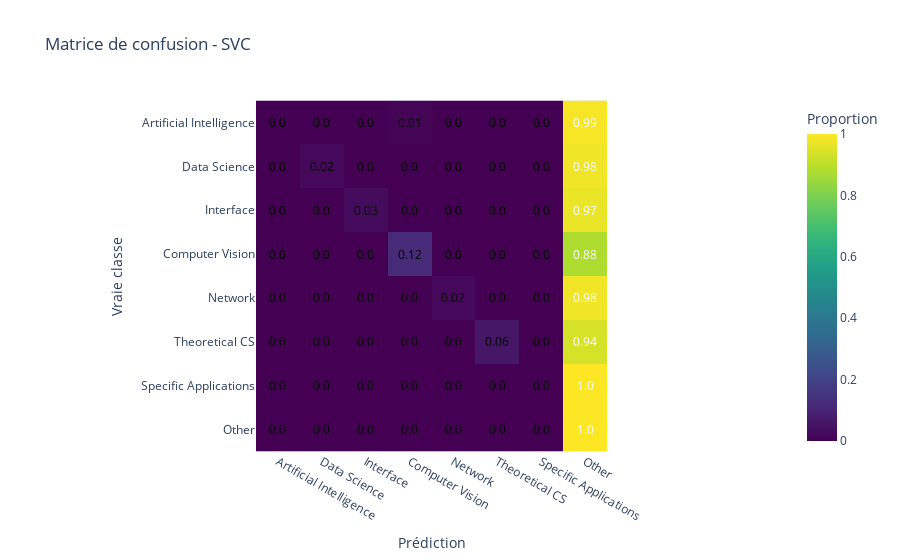

The notebook cell this image was saved under:
### Markdown cell above
## Combinaison des features et classification

### Code cell
# 6. Combinaison des features et classification
classifier = DocumentClassifier(df, text_features, graph_features, 'class')
X_combined = classifier.combine_features(standardize_graph=True)

# Division des données
classifier.split_data(test_size=0.2)

# Entraînement et évaluation de plusieurs modèles
models_config = [
    {'type': 'svm', 'params': {'C': 1.0, 'kernel': 'linear', 'random_state': 42}},
    {'type': 'rf', 'params': {'n_estimators': 100, 'max_depth': 10, 'random_state': 42}},
    {'type': 'lr', 'params': {'C': 1.0, 'max_iter': 1000, 'random_state': 42}}
]

results = classifier.train_and_evaluate_multiple_models(models_config)

# Visualisation de la matrice de confusion pour le meilleur modèle
best_model_full_name = max(results.items(), key=lambda x: x[1]['accuracy'])[0]

# Affichage de la matrice de confusion avec le nom complet du modèle
fig_confusion = classifier.visualize_confusion_matrix(model_type=best_model_full_name)
fig_confusion.show()

# Mapping des noms complets vers les identifiants courts
model_name_mapping = {
    'SVC': 'svm',
    'RandomForestClassifier': 'rf',
    'LogisticRegression': 'lr'
}

# Conversion du nom complet en identifiant court pour l'optimisation des hyperparamètres
best_model_short_name = model_name_mapping.get(best_model_full_name)

# Optimisation des hyperparamètres du meilleur modèle avec l'identifiant court
if best_model_short_name:
    opt_results = classifier.optimize_hyperparameters(model_type=best_model_short_name)
else:
    print(f"Impossible de mapper le modèle {best_model_full_name} à un identifiant court reconnu.")

# Visualisation de l'importance des features (utilisez le nom complet pour accéder aux résultats stockés)
if best_model_short_name in ['rf', 'gb']:
    fig_importance = classifier.visualize_feature_importance(model_type=best_model_short_name)
    fig_importance.show()

### Figure 1 — Plotly figure (JSON) as saved in the notebook; plotly's stock layout.template omitted (floating-point values rounded to 4 significant figures)
{"data": [{"coloraxis": "coloraxis", "hovertemplate": "Prédiction: %{x}<br>Vraie classe: %{y}<br>Proportion: %{z}<extra></extra>", "name": "0", "type": "heatmap", "x": ["Artificial Intelligence", "Data Science", "Interface", "Computer Vision", "Network", "Theoretical CS", "Specific Applications", "Other"], "xaxis": "x", "y": ["Artificial Intelligence", "Data Science", "Interface", "Computer Vision", "Network", "Theoretical CS", "Specific Applications", "Other"], "yaxis": "y", "z": [[0, 0, 0, 0.01, 0, 0, 0, 0.99], [0, 0.02, 0, 0, 0, 0, 0, 0.98], [0, 0, 0.03, 0, 0, 0, 0, 0.97], [0, 0, 0, 0.12, 0, 0, 0, 0.88], [0, 0, 0, 0, 0.02, 0, 0, 0.98], [0, 0, 0, 0, 0, 0.06, 0, 0.94], [0, 0, 0, 0, 0, 0, 0, 1], [0, 0, 0, 0, 0, 0, 0, 1]]}], "layout": {"annotations": [{"font": {"color": "black"}, "showarrow": false, "text": "0.0", "x": 0, "y": 0}, {"font": {"color": "black"}, "showarrow": false, "text": "0.0", "x": 1, "y": 0}, {"font": {"color": "black"}, "showarrow": false, "text": "0.0", "x": 2, "y": 0}, {"font": {"color": "black"}, "showarrow": false, "text": "0.01", "x": 3, "y": 0}, {"font": {"color": "black"}, "showarrow": false, "text": "0.0", "x": 4, "y": 0}, {"font": {"color": "black"}, "showarrow": false, "text": "0.0", "x": 5, "y": 0}, {"font": {"color": "black"}, "showarrow": false, "text": "0.0", "x": 6, "y": 0}, {"font": {"color": "white"}, "showarrow": false, "text": "0.99", "x": 7, "y": 0}, {"font": {"color": "black"}, "showarrow": false, "text": "0.0", "x": 0, "y": 1}, {"font": {"color": "black"}, "showarrow": false, "text": "0.02", "x": 1, "y": 1}, {"font": {"color": "black"}, "showarrow": false, "text": "0.0", "x": 2, "y": 1}, {"font": {"color": "black"}, "showarrow": false, "text": "0.0", "x": 3, "y": 1}, {"font": {"color": "black"}, "showarrow": false, "text": "0.0", "x": 4, "y": 1}, {"font": {"color": "black"}, "showarrow": false, "text": "0.0", "x": 5, "y": 1}, {"font": {"color": "black"}, "showarrow": false, "text": "0.0", "x": 6, "y": 1}, {"font": {"color": "white"}, "showarrow": false, "text": "0.98", "x": 7, "y": 1}, {"font": {"color": "black"}, "showarrow": false, "text": "0.0", "x": 0, "y": 2}, {"font": {"color": "black"}, "showarrow": false, "text": "0.0", "x": 1, "y": 2}, {"font": {"color": "black"}, "showarrow": false, "text": "0.03", "x": 2, "y": 2}, {"font": {"color": "black"}, "showarrow": false, "text": "0.0", "x": 3, "y": 2}, {"font": {"color": "black"}, "showarrow": false, "text": "0.0", "x": 4, "y": 2}, {"font": {"color": "black"}, "showarrow": false, "text": "0.0", "x": 5, "y": 2}, {"font": {"color": "black"}, "showarrow": false, "text": "0.0", "x": 6, "y": 2}, {"font": {"color": "white"}, "showarrow": false, "text": "0.97", "x": 7, "y": 2}, {"font": {"color": "black"}, "showarrow": false, "text": "0.0", "x": 0, "y": 3}, {"font": {"color": "black"}, "showarrow": false, "text": "0.0", "x": 1, "y": 3}, {"font": {"color": "black"}, "showarrow": false, "text": "0.0", "x": 2, "y": 3}, {"font": {"color": "black"}, "showarrow": false, "text": "0.12", "x": 3, "y": 3}, {"font": {"color": "black"}, "showarrow": false, "text": "0.0", "x": 4, "y": 3}, {"font": {"color": "black"}, "showarrow": false, "text": "0.0", "x": 5, "y": 3}, {"font": {"color": "black"}, "showarrow": false, "text": "0.0", "x": 6, "y": 3}, {"font": {"color": "white"}, "showarrow": false, "text": "0.88", "x": 7, "y": 3}, {"font": {"color": "black"}, "showarrow": false, "text": "0.0", "x": 0, "y": 4}, {"font": {"color": "black"}, "showarrow": false, "text": "0.0", "x": 1, "y": 4}, {"font": {"color": "black"}, "showarrow": false, "text": "0.0", "x": 2, "y": 4}, {"font": {"color": "black"}, "showarrow": false, "text": "0.0", "x": 3, "y": 4}, {"font": {"color": "black"}, "showarrow": false, "text": "0.02", "x": 4, "y": 4}, {"font": {"color": "black"}, "showarrow": false, "text": "0.0", "x": 5, "y": 4}, {"font": {"color": "black"}, "showarrow": false, "text": "0.0", "x": 6, "y": 4}, {"font": {"color": "white"}, "showarrow": false, "text": "0.98", "x": 7, "y": 4}, {"font": {"color": "black"}, "showarrow": false, "text": "0.0", "x": 0, "y": 5}, {"font": {"color": "black"}, "showarrow": false, "text": "0.0", "x": 1, "y": 5}, {"font": {"color": "black"}, "showarrow": false, "text": "0.0", "x": 2, "y": 5}, {"font": {"color": "black"}, "showarrow": false, "text": "0.0", "x": 3, "y": 5}, {"font": {"color": "black"}, "showarrow": false, "text": "0.0", "x": 4, "y": 5}, {"font": {"color": "black"}, "showarrow": false, "text": "0.06", "x": 5, "y": 5}, {"font": {"color": "black"}, "showarrow": false, "text": "0.0", "x": 6, "y": 5}, {"font": {"color": "white"}, "showarrow": false, "text": "0.94", "x": 7, "y": 5}, {"font": {"color": "black"}, "showarrow": false, "text": "0.0", "x": 0, "y": 6}, {"font": {"color": "black"}, "showarrow": false, "text": "0.0", "x": 1, "y": 6}, {"font": {"color": "black"}, "showarrow": false, "text": "0.0", "x": 2, "y": 6}, {"font": {"color": "black"}, "showarrow": false, "text": "0.0", "x": 3, "y": 6}, {"font": {"color": "black"}, "showarrow": false, "text": "0.0", "x": 4, "y": 6}, {"font": {"color": "black"}, "showarrow": false, "text": "0.0", "x": 5, "y": 6}, {"font": {"color": "black"}, "showarrow": false, "text": "0.0", "x": 6, "y": 6}, {"font": {"color": "white"}, "showarrow": false, "text": "1.0", "x": 7, "y": 6}, {"font": {"color": "black"}, "showarrow": false, "text": "0.0", "x": 0, "y": 7}, {"font": {"color": "black"}, "showarrow": false, "text": "0.0", "x": 1, "y": 7}, {"font": {"color": "black"}, "showarrow": false, "text": "0.0", "x": 2, "y": 7}, {"font": {"color": "black"}, "showarrow": false, "text": "0.0", "x": 3, "y": 7}, {"font": {"color": "black"}, "showarrow": false, "text": "0.0", "x": 4, "y": 7}, {"font": {"color": "black"}, "showarrow": false, "text": "0.0", "x": 5, "y": 7}, {"font": {"color": "black"}, "showarrow": false, "text": "0.0", "x": 6, "y": 7}, {"font": {"color": "white"}, "showarrow": false, "text": "1.0", "x": 7, "y": 7}], "coloraxis": {"colorbar": {"title": {"text": "Proportion"}}, "colorscale": [[0, "#440154"], [0.1111, "#482878"], [0.2222, "#3e4989"], [0.3333, "#31688e"], [0.4444, "#26828e"], [0.5556, "#1f9e89"], [0.6667, "#35b779"], [0.7778, "#6ece58"], [0.8889, "#b5de2b"], [1, "#fde725"]]}, "title": {"text": "Matrice de confusion - SVC"}, "xaxis": {"anchor": "y", "constrain": "domain", "domain": [0, 1], "scaleanchor": "y", "title": {"text": "Prédiction"}}, "yaxis": {"anchor": "x", "autorange": "reversed", "constrain": "domain", "domain": [0, 1], "title": {"text": "Vraie classe"}}}}
